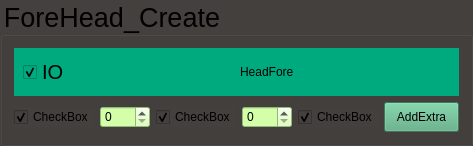
            <widget class="QGroupBox" name="groupBox">
             <property name="maximumSize">
              <size>
               <width>1444</width>
               <height>235</height>
              </size>
             </property>
             <property name="font">
              <font>
               <pointsize>20</pointsize>
              </font>
             </property>
             <property name="styleSheet">
              <string notr="true">background-color: rgb(68, 64, 61);</string>
             </property>
             <property name="title">
              <string>ForeHead_Create</string>
             </property>
             <layout class="QGridLayout" name="gridLayout_5">
              <item row="0" column="0">
               <layout class="QGridLayout" name="gridLayout_2">
                <item row="0" column="0" colspan="6">
                 <widget class="QWidget" name="widget" native="true">
                  <property name="maximumSize">
                   <size>
                    <width>16777215</width>
                    <height>80</height>
                   </size>
                  </property>
                  <property name="styleSheet">
                   <string notr="true">background-color: rgb(0, 170, 127);</string>
                  </property>
                  <layout class="QGridLayout" name="gridLayout_9">
                   <item row="0" column="0">
                    <layout class="QHBoxLayout" name="horizontalLayout">
                     <item>
                      <widget class="QCheckBox" name="checkBox_15">
                       <property name="maximumSize">
                        <size>
                         <width>16777215</width>
                         <height>50</height>
                        </size>
                       </property>
                       <property name="font">
                        <font>
                         <pointsize>15</pointsize>
                        </font>
                       </property>
                       <property name="autoFillBackground">
                        <bool>false</bool>
                       </property>
                       <property name="text">
                        <string>IO</string>
                       </property>
                       <property name="checked">
                        <bool>true</bool>
                       </property>
                      </widget>
                     </item>
                     <item>
                      <widget class="QLabel" name="label">
                       <property name="text">
                        <string>HeadFore</string>
                       </property>
                      </widget>
                     </item>
                    </layout>
                   </item>
                  </layout>
                 </widget>
                </item>
                <item row="1" column="0">
                 <widget class="QCheckBox" name="checkBox_8">
                  <property name="minimumSize">
                   <size>
                    <width>50</width>
                    <height>0</height>
                   </size>
                  </property>
                  <property name="text">
                   <string>CheckBox</string>
                  </property>
                  <property name="checked">
                   <bool>true</bool>
                  </property>
                 </widget>
                </item>
                <item row="1" column="1">
                 <widget class="QSpinBox" name="spinBox_3">
                  <property name="minimumSize">
                   <size>
                    <width>50</width>
                    <height>0</height>
                   </size>
                  </property>
                  <property name="maximumSize">
                   <size>
                    <width>50</width>
                    <height>16777215</height>
                   </size>
                  </property>
                  <property name="styleSheet">
                   <string notr="true">background-color: rgb(210, 255, 167);</string>
                  </property>
                 </widget>
                </item>
                <item row="1" column="2">
                 <widget class="QCheckBox" name="checkBox_6">
                  <property name="minimumSize">
                   <size>
                    <width>50</width>
                    <height>0</height>
                   </size>
                  </property>
                  <property name="text">
                   <string>CheckBox</string>
                  </property>
                  <property name="checked">
                   <bool>true</bool>
                  </property>
                 </widget>
                </item>
                <item row="1" column="3">
                 <widget class="QSpinBox" name="spinBox_6">
                  <property name="minimumSize">
                   <size>
                    <width>50</width>
                    <height>0</height>
                   </size>
                  </property>
                  <property name="maximumSize">
                   <size>
                    <width>50</width>
                    <height>16777215</height>
                   </size>
                  </property>
                  <property name="styleSheet">
                   <string notr="true">background-color: rgb(210, 255, 167);</string>
                  </property>
                 </widget>
                </item>
                <item row="1" column="4">
                 <widget class="QCheckBox" name="checkBox_7">
                  <property name="minimumSize">
                   <size>
                    <width>50</width>
                    <height>0</height>
                   </size>
                  </property>
                  <property name="text">
                   <string>CheckBox</string>
                  </property>
                  <property name="checked">
                   <bool>true</bool>
                  </property>
                 </widget>
                </item>
                <item row="1" column="5">
                 <widget class="QPushButton" name="_addForeHead_pushButton">
                  <property name="minimumSize">
                   <size>
                    <width>75</width>
                    <height>30</height>
                   </size>
                  </property>
                  <property name="maximumSize">
                   <size>
                    <width>75</width>
                    <height>30</height>
                   </size>
                  </property>
                  <property name="sizeIncrement">
                   <size>
                    <width>300</width>
                    <height>0</height>
                   </size>
                  </property>
                  <property name="styleSheet">
                   <string notr="true">background-color: rgb(85, 170, 127);</string>
                  </property>
                  <property name="text">
                   <string>AddExtra</string>
                  </property>
                 </widget>
                </item>
               </layout>
              </item>
             </layout>
            </widget>
